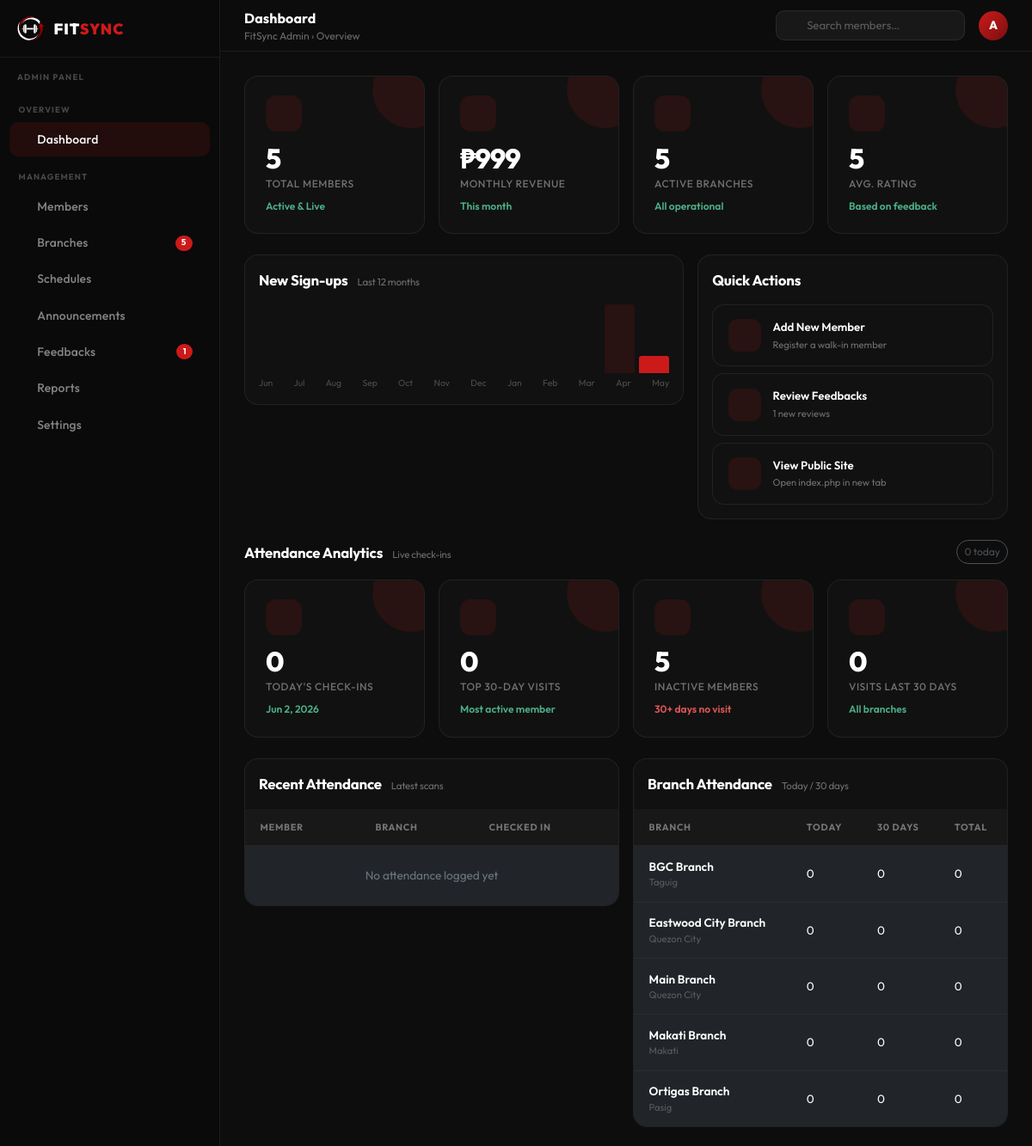
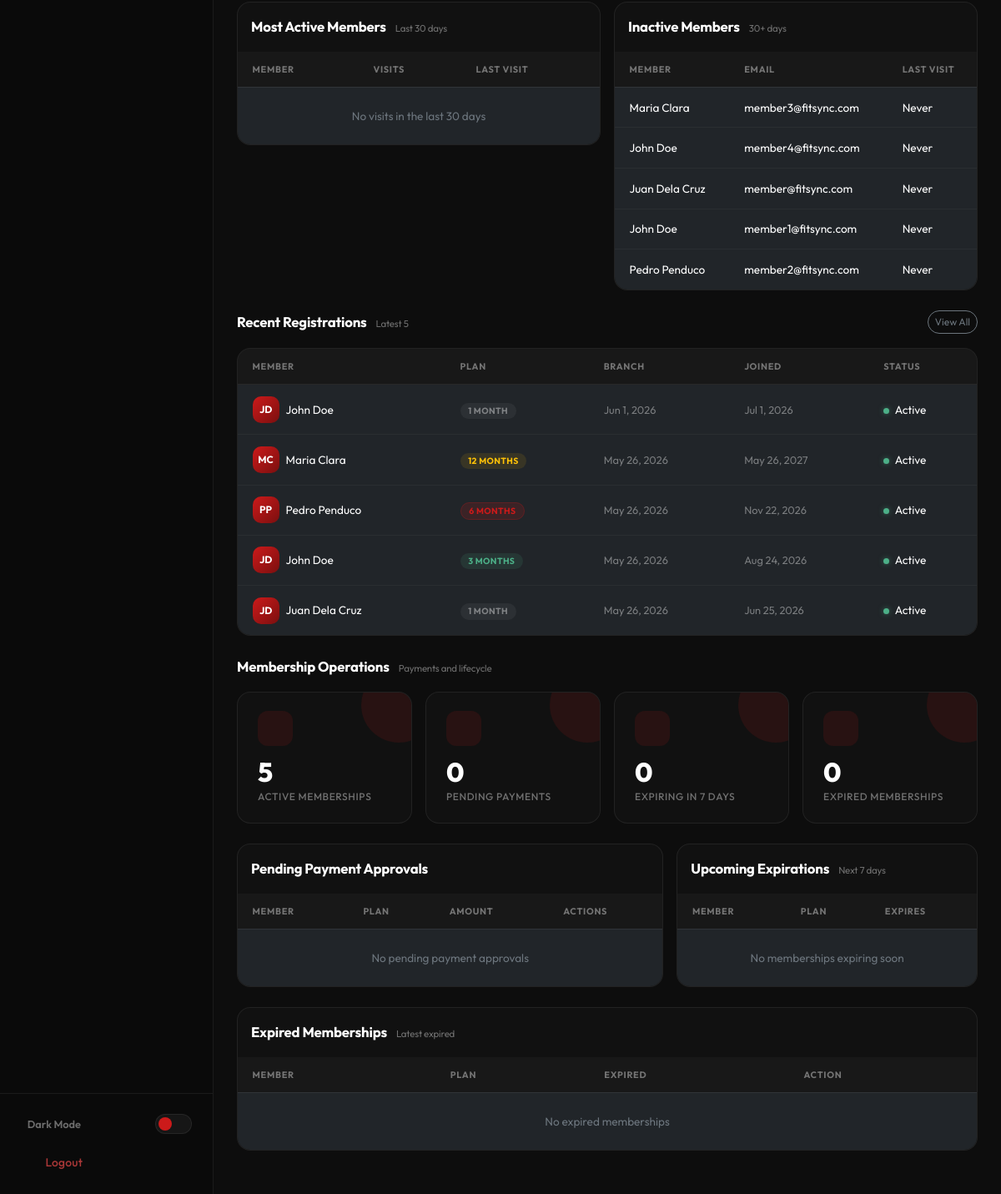
/admin.php (signed in), run on the app's committed database (2 pictures, top to bottom).
### tables this page shows
CREATE TABLE `branches` (
  `id` smallint(5) UNSIGNED NOT NULL,
  `name` varchar(100) NOT NULL,
  `city` varchar(64) NOT NULL,
  `address` varchar(255) DEFAULT NULL,
  `maps_embed` text DEFAULT NULL,
  `is_active` tinyint(1) NOT NULL DEFAULT 1,
  `created_at` datetime NOT NULL DEFAULT current_timestamp()
);

CREATE TABLE `users` (
  `id` int(10) UNSIGNED NOT NULL,
  `role` enum('admin','member') NOT NULL DEFAULT 'member',
  `first_name` varchar(64) NOT NULL,
  `last_name` varchar(64) NOT NULL,
  `email` varchar(191) NOT NULL,
  `password_hash` varchar(255) NOT NULL,
  `birthdate` date DEFAULT NULL,
  `gender` enum('male','female','nonbinary','other') DEFAULT NULL,
  `email_verified_at` datetime DEFAULT NULL,
  `verification_token` varchar(128) DEFAULT NULL,
  `remember_token` varchar(128) DEFAULT NULL,
  `profile_photo` varchar(255) DEFAULT NULL,
  `is_active` tinyint(1) NOT NULL DEFAULT 1,
  `last_login_at` datetime DEFAULT NULL,
  `created_at` datetime NOT NULL DEFAULT current_timestamp(),
  `updated_at` datetime NOT NULL DEFAULT current_timestamp() ON UPDATE current_timestamp(),
  `is_approved` tinyint(1) DEFAULT 1
);

### admin.php (the view, shortened to what the rows shown need)
<?php
$pdo = db();
$inactiveMembers = $pdo->query(
    "SELECT u.id, u.first_name AS fname, u.last_name AS lname, u.email,
            MAX(al.check_in_at) AS last_check_in
     FROM users u
     INNER JOIN memberships m ON m.user_id = u.id
        AND m.status = 'active'
        AND m.payment_status = 'paid'
        AND m.starts_at <= CURDATE()
        AND m.ends_at >= CURDATE()
     LEFT JOIN attendance_logs al ON al.user_id = u.id
     WHERE u.role = 'member' AND u.is_active = 1
     GROUP BY u.id, u.first_name, u.last_name, u.email
     HAVING MAX(al.check_in_at) IS NULL OR MAX(al.check_in_at) < DATE_SUB(CURDATE(), INTERVAL 30 DAY)
     ORDER BY MAX(al.check_in_at) IS NULL DESC, MAX(al.check_in_at) ASC
     LIMIT 5"
)->fetchAll(PDO::FETCH_ASSOC);
$attendanceByBranch = $pdo->query(
    "SELECT b.id, b.name, b.city,
            COUNT(al.id) AS total_visits,
            SUM(CASE WHEN DATE(al.check_in_at) = CURDATE() THEN 1 ELSE 0 END) AS today_visits,
            SUM(CASE WHEN al.check_in_at >= DATE_SUB(CURDATE(), INTERVAL 30 DAY) THEN 1 ELSE 0 END) AS visits_30d
     FROM branches b
     LEFT JOIN attendance_logs al ON al.branch_id = b.id
     WHERE b.is_active = 1
     GROUP BY b.id, b.name, b.city
     ORDER BY visits_30d DESC, b.name ASC"
)->fetchAll(PDO::FETCH_ASSOC);
?>
<!DOCTYPE html>
<html lang="en" data-bs-theme="dark">
<head>
    <link rel="stylesheet" href="https://cdn.jsdelivr.net/npm/bootstrap@5.3.3/dist/css/bootstrap.min.css" />
    <link rel="stylesheet" href="https://cdn.jsdelivr.net/npm/@tabler/icons-webfont@latest/tabler-icons.min.css" />
</head>
<body>
    <div class="main-wrap">
        <div class="main-content">
            <div class="page-section active" id="page-dashboard">
                <div class="row g-3 mb-4">
                    <div class="col-xl-6">
                        <div class="admin-table-wrap">
                            <table class="table admin-table">
                                <thead>
                                    <tr>
                                        <th>Member</th>
                                        <th>Branch</th>
                                        <th>Checked In</th>
                                    </tr>
                                </thead>
                            </table>
                        </div>
                    </div>
                    <div class="col-xl-6">
                        <div class="admin-table-wrap">
                            <table class="table admin-table">
                                <thead>
                                    <tr>
                                        <th>Branch</th>
                                        <th>Today</th>
                                        <th>30 Days</th>
                                        <th>Total</th>
                                    </tr>
                                </thead>
                                <tbody>
                                    <?php foreach ($attendanceByBranch as $branchLog): ?>
                                        <tr>
                                            <td>
                                                <div style="font-weight:600"><?= htmlspecialchars($branchLog['name']) ?></div>
                                                <div style="font-size:.7rem;color:var(--text-dimmed)"><?= htmlspecialchars($branchLog['city']) ?></div>
                                            </td>
                                            <td><?= number_format((int) $branchLog['today_visits']) ?></td>
                                            <td><?= number_format((int) $branchLog['visits_30d']) ?></td>
                                            <td><?= number_format((int) $branchLog['total_visits']) ?></td>
                                        </tr>
                                    <?php endforeach ?>
                                </tbody>
                            </table>
                        </div>
                    </div>
                </div>
                <div class="row g-3 mb-4">
                    <div class="col-xl-6">
                        <div class="admin-table-wrap">
                            <table class="table admin-table">
                                <thead>
                                    <tr>
                                        <th>Member</th>
                                        <th>Visits</th>
                                        <th>Last Visit</th>
                                    </tr>
                                </thead>
                            </table>
                        </div>
                    </div>
                    <div class="col-xl-6">
                        <div class="admin-table-wrap">
                            <table class="table admin-table">
                                <thead>
                                    <tr>
                                        <th>Member</th>
                                        <th>Email</th>
                                        <th>Last Visit</th>
                                    </tr>
                                </thead>
                                <tbody>
                                    <?php if ($inactiveMembers): ?>
                                        <?php foreach ($inactiveMembers as $inactiveMember): ?>
                                            <tr>
                                                <td><?= htmlspecialchars($inactiveMember['fname'] . ' ' . $inactiveMember['lname']) ?></td>
                                                <td class="col-hide-xs"><?= htmlspecialchars($inactiveMember['email']) ?></td>
                                                <td><?= $inactiveMember['last_check_in'] ? date('M j, Y', strtotime($inactiveMember['last_check_in'])) : 'Never' ?></td>
                                            </tr>
                                        <?php endforeach ?>
                                    <?php else: ?>
                                        <tr><td colspan="3" class="text-center text-secondary py-4">No inactive active-membership members</td></tr>
                                    <?php endif ?>
                                </tbody>
                            </table>
                        </div>
                    </div>
                </div>
                <div class="admin-table-wrap">
                    <table class="table admin-table">
                        <thead>
                            <tr>
                                <th>Member</th>
                                <th>Plan</th>
                                <th class="col-hide-xs">Branch</th>
                                <th class="col-hide-xs">Joined</th>
                                <th>Status</th>
                            </tr>
                        </thead>
                    </table>
                </div>
                <div class="row g-3 mb-4">
                    <div class="col-xl-7">
                        <div class="admin-table-wrap">
                            <table class="table admin-table">
                                <thead><tr><th>Member</th><th>Plan</th><th>Amount</th><th>Actions</th></tr></thead>
                            </table>
                        </div>
                    </div>
                    <div class="col-xl-5">
                        <div class="admin-table-wrap">
                            <table class="table admin-table">
                                <thead><tr><th>Member</th><th>Plan</th><th>Expires</th></tr></thead>
                            </table>
                        </div>
                    </div>
                </div>
                <div class="row g-3 mb-4">
                    <div class="col-xl-12">
                        <div class="admin-table-wrap">
                            <table class="table admin-table">
                                <thead><tr><th>Member</th><th>Plan</th><th>Expired</th><th>Action</th></tr></thead>
                            </table>
                        </div>
                    </div>
                </div>
            </div>
        </div>
    </div>
</body>
</html>

### data on the page
branches: name "BGC Branch", city "Taguig", today_visits "0", visits_30d "0", total_visits "0"
branches: name "Eastwood City Branch", city "Quezon City", today_visits "0", visits_30d "0", total_visits "0"
branches: name "Main Branch", city "Quezon City", today_visits "0", visits_30d "0", total_visits "0"
branches: name "Makati Branch", city "Makati", today_visits "0", visits_30d "0", total_visits "0"
branches: name "Ortigas Branch", city "Pasig", today_visits "0", visits_30d "0", total_visits "0"
users: first_name+last_name "Maria Clara", email "member3@fitsync.com"
users: first_name+last_name "John Doe", email "member4@fitsync.com"
users: first_name+last_name "Juan Dela Cruz", email "member@fitsync.com"
users: first_name+last_name "John Doe", email "member1@fitsync.com"
users: first_name+last_name "Pedro Penduco", email "member2@fitsync.com"

### other printed values
$totalBranches "5"
$totalFeedbacks "1"
$adminInitial "A"
$totalMembers "5"
$monthlyRevenue "999"
$averageRating "5"
$todayCheckIns "0"
$mostActiveMembers[0]['visits'] "0"
count($inactiveMembers) "5"
$totalVisitsLast30Days "0"
$activeMemberships "5"
$pendingPaymentCount "0"
count($expiringMemberships) "0"
$expiredMembershipCount "0"
